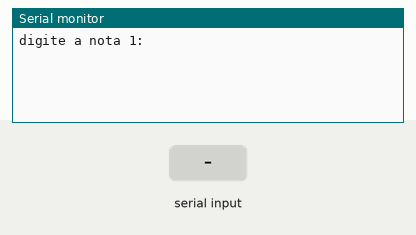
This sketch was run on a simulated Arduino Uno, built with avr-gcc and run on an emulated ATmega328P. On the bench: the last lines printed to the serial monitor. The test bench sets the inputs (shaded band).

Above: at 2.2 s.
2.3 s: "90,45\n" received over Serial
At 3.3 s:
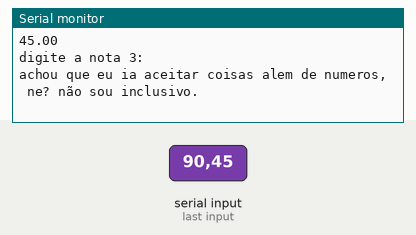
3.8 s: "30,150\n" received over Serial
At 4.5 s:
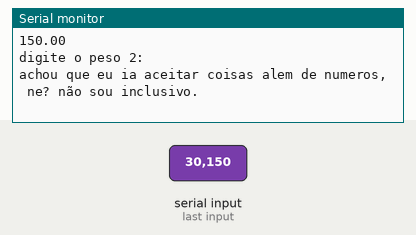
5.4 s: "90,45\n" received over Serial
At 6.2 s:
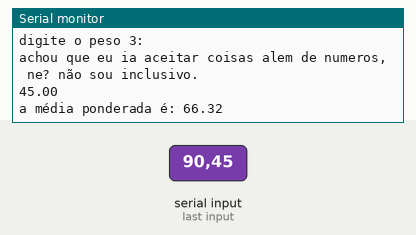
Timing chart, 0 to 8.4 s (numbered marks = the images above; inputs shaded):
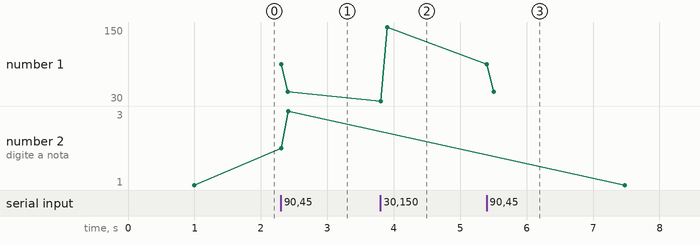

Measured:
- after the input at 2.3 s, the serial monitor: prints a new line at once (image 1)
- after the input at 3.8 s, the serial monitor: prints a new line at once (image 2)
- after the input at 5.4 s, the serial monitor: prints a new line at once (image 3)
- plotted number 1: 45 → 150 after the input at 3.8 s
- plotted number 2: 1 → 3 after the input at 2.3 s

The sketch:

Entrada_Dados_Media_Funcao_Complexa.ino
```cpp
float nota1, nota2, nota3, peso1, peso2, peso3, result;


void setup() {
  // put your setup code here, to run once:
  Serial.begin(9600);  //inicia a comunicação com o Serial Monitor

  delay(1000);  //espera estratégica
}

void loop() {
  // put your main code here, to run repeatedly:


  Serial.println("digite a nota 1:");

  nota1 = aguardaEntradaNumerica();
  Serial.println(nota1);

  Serial.println("digite a nota 2:");
  nota2 = aguardaEntradaNumerica();
  Serial.println(nota2);

  Serial.println("digite a nota 3:");
  nota3 = aguardaEntradaNumerica();
  Serial.println(nota3);

  Serial.println("digite o peso 1:");
  peso1 = aguardaEntradaNumerica();
  Serial.println(peso1);


  Serial.println("digite o peso 2:");
  peso2 = aguardaEntradaNumerica();
  Serial.println(peso2);

  Serial.println("digite o peso 3:");
  peso3 = aguardaEntradaNumerica();
  Serial.println(peso3);

  result = (nota1 * peso1 + nota2 * peso2 + nota3 * peso3) / (peso1 + peso2 + peso3);

  Serial.print("a média ponderada é: ");
  Serial.println(result);
  delay(2000);
  Serial.println();
}

//criando uma função chamada
float aguardaEntradaNumerica() {
  while (!Serial.available()) {
    //aguarda até que um valor seja digitado
  }

  //verifica se a entrada é numérica ou ponto
  while (!isdigit(Serial.peek()) && Serial.peek() != '.') {
    //descarta a entrada não numérica
    Serial.read();
    Serial.println("achou que eu ia aceitar coisas alem de numeros, ne? não sou inclusivo.");
    while (Serial.available() == 0) {

      //aguarda a nova entrada do usuário
    }
  }
  //retornar o valor digitado no serial em tipo float
  return Serial.parseFloat();
}
```
